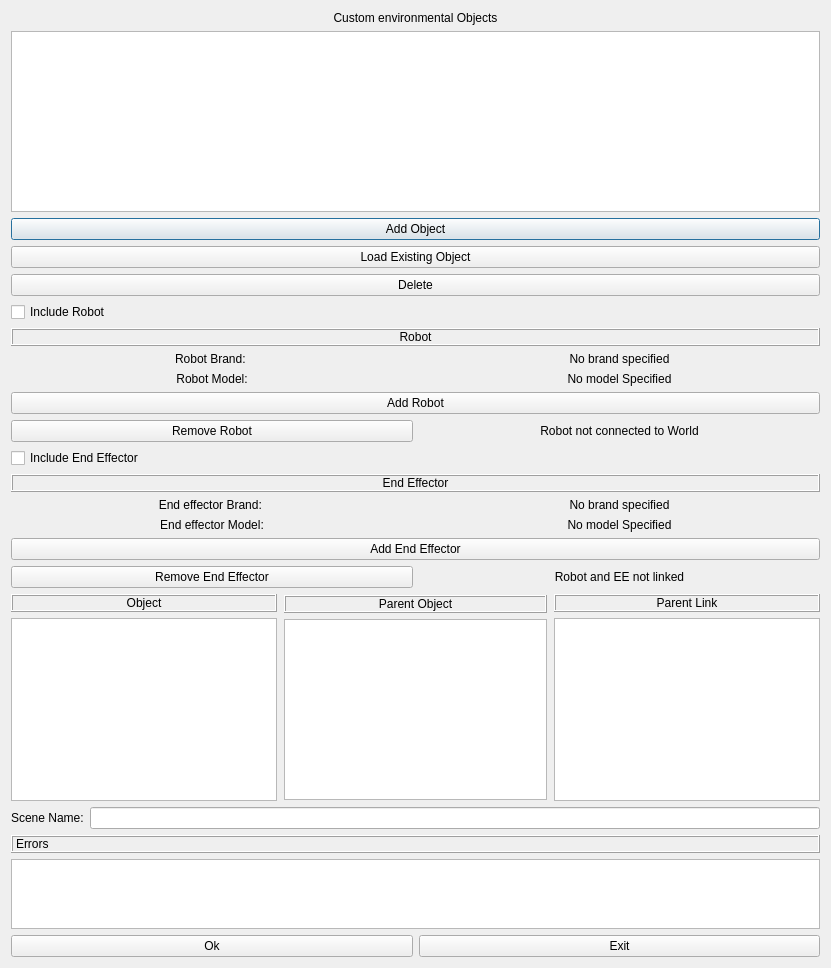
<?xml version="1.0" encoding="UTF-8"?>
<ui version="4.0">
 <class>AddScene</class>
 <widget class="QDialog" name="AddScene">
  <property name="geometry">
   <rect>
    <x>0</x>
    <y>0</y>
    <width>831</width>
    <height>968</height>
   </rect>
  </property>
  <property name="windowTitle">
   <string>Dialog</string>
  </property>
  <layout class="QVBoxLayout" name="verticalLayout_6">
   <item>
    <layout class="QVBoxLayout" name="verticalLayout_10">
     <item>
      <layout class="QVBoxLayout" name="verticalLayout_2">
       <item>
        <layout class="QVBoxLayout" name="verticalLayout">
         <item>
          <widget class="QLabel" name="environmental_objects_label">
           <property name="text">
            <string>Custom environmental Objects</string>
           </property>
           <property name="alignment">
            <set>Qt::AlignCenter</set>
           </property>
          </widget>
         </item>
         <item>
          <widget class="QListWidget" name="object_list"/>
         </item>
        </layout>
       </item>
       <item>
        <widget class="QPushButton" name="add_object">
         <property name="text">
          <string>Add Object</string>
         </property>
        </widget>
       </item>
       <item>
        <widget class="QPushButton" name="load_object">
         <property name="text">
          <string>Load Existing Object</string>
         </property>
        </widget>
       </item>
       <item>
        <widget class="QPushButton" name="delete_object">
         <property name="text">
          <string>Delete</string>
         </property>
        </widget>
       </item>
      </layout>
     </item>
     <item>
      <layout class="QVBoxLayout" name="verticalLayout_3">
       <item>
        <widget class="QCheckBox" name="include_robot">
         <property name="text">
          <string>Include Robot</string>
         </property>
        </widget>
       </item>
       <item>
        <widget class="QLabel" name="robot_label">
         <property name="frameShape">
          <enum>QFrame::Box</enum>
         </property>
         <property name="frameShadow">
          <enum>QFrame::Raised</enum>
         </property>
         <property name="text">
          <string>Robot</string>
         </property>
         <property name="alignment">
          <set>Qt::AlignCenter</set>
         </property>
        </widget>
       </item>
       <item>
        <layout class="QHBoxLayout" name="horizontalLayout">
         <item>
          <widget class="QLabel" name="robot_brand_label">
           <property name="text">
            <string>Robot Brand: </string>
           </property>
           <property name="alignment">
            <set>Qt::AlignCenter</set>
           </property>
          </widget>
         </item>
         <item>
          <widget class="QLabel" name="robot_brand">
           <property name="text">
            <string>No brand specified</string>
           </property>
           <property name="alignment">
            <set>Qt::AlignCenter</set>
           </property>
          </widget>
         </item>
        </layout>
       </item>
       <item>
        <layout class="QHBoxLayout" name="horizontalLayout_2">
         <item>
          <widget class="QLabel" name="robot_model_label">
           <property name="text">
            <string>Robot Model:</string>
           </property>
           <property name="alignment">
            <set>Qt::AlignCenter</set>
           </property>
          </widget>
         </item>
         <item>
          <widget class="QLabel" name="robot_model">
           <property name="text">
            <string>No model Specified</string>
           </property>
           <property name="alignment">
            <set>Qt::AlignCenter</set>
           </property>
          </widget>
         </item>
        </layout>
       </item>
       <item>
        <widget class="QPushButton" name="add_robot">
         <property name="text">
          <string>Add Robot</string>
         </property>
        </widget>
       </item>
       <item>
        <layout class="QHBoxLayout" name="horizontalLayout_6">
         <item>
          <widget class="QPushButton" name="remove_robot">
           <property name="text">
            <string>Remove Robot</string>
           </property>
          </widget>
         </item>
         <item>
          <widget class="QLabel" name="robot_connected">
           <property name="text">
            <string>Robot not connected to World</string>
           </property>
           <property name="alignment">
            <set>Qt::AlignCenter</set>
           </property>
          </widget>
         </item>
        </layout>
       </item>
      </layout>
     </item>
     <item>
      <layout class="QVBoxLayout" name="verticalLayout_4">
       <item>
        <widget class="QCheckBox" name="include_ee">
         <property name="text">
          <string>Include End Effector</string>
         </property>
        </widget>
       </item>
       <item>
        <widget class="QLabel" name="ee_label">
         <property name="frameShape">
          <enum>QFrame::Box</enum>
         </property>
         <property name="frameShadow">
          <enum>QFrame::Raised</enum>
         </property>
         <property name="text">
          <string>End Effector</string>
         </property>
         <property name="alignment">
          <set>Qt::AlignCenter</set>
         </property>
        </widget>
       </item>
       <item>
        <layout class="QHBoxLayout" name="horizontalLayout_3">
         <item>
          <widget class="QLabel" name="ee_brand_label">
           <property name="text">
            <string>End effector Brand: </string>
           </property>
           <property name="alignment">
            <set>Qt::AlignCenter</set>
           </property>
          </widget>
         </item>
         <item>
          <widget class="QLabel" name="ee_brand">
           <property name="text">
            <string>No brand specified</string>
           </property>
           <property name="alignment">
            <set>Qt::AlignCenter</set>
           </property>
          </widget>
         </item>
        </layout>
       </item>
       <item>
        <layout class="QHBoxLayout" name="horizontalLayout_4">
         <item>
          <widget class="QLabel" name="ee_model_label">
           <property name="text">
            <string>End effector Model:</string>
           </property>
           <property name="alignment">
            <set>Qt::AlignCenter</set>
           </property>
          </widget>
         </item>
         <item>
          <widget class="QLabel" name="ee_model">
           <property name="text">
            <string>No model Specified</string>
           </property>
           <property name="alignment">
            <set>Qt::AlignCenter</set>
           </property>
          </widget>
         </item>
        </layout>
       </item>
       <item>
        <widget class="QPushButton" name="add_ee">
         <property name="text">
          <string>Add End Effector</string>
         </property>
        </widget>
       </item>
       <item>
        <layout class="QHBoxLayout" name="horizontalLayout_5">
         <item>
          <widget class="QPushButton" name="remove_ee">
           <property name="text">
            <string>Remove End Effector</string>
           </property>
          </widget>
         </item>
         <item>
          <widget class="QLabel" name="robot_ee_check">
           <property name="text">
            <string>Robot and EE not linked</string>
           </property>
           <property name="alignment">
            <set>Qt::AlignCenter</set>
           </property>
          </widget>
         </item>
        </layout>
       </item>
      </layout>
     </item>
     <item>
      <layout class="QHBoxLayout" name="horizontalLayout_7">
       <item>
        <layout class="QVBoxLayout" name="verticalLayout_5">
         <item>
          <widget class="QLabel" name="object_label">
           <property name="maximumSize">
            <size>
             <width>16777215</width>
             <height>30</height>
            </size>
           </property>
           <property name="frameShape">
            <enum>QFrame::Box</enum>
           </property>
           <property name="frameShadow">
            <enum>QFrame::Raised</enum>
           </property>
           <property name="text">
            <string>Object</string>
           </property>
           <property name="alignment">
            <set>Qt::AlignCenter</set>
           </property>
          </widget>
         </item>
         <item>
          <widget class="QListWidget" name="object_list_2"/>
         </item>
        </layout>
       </item>
       <item>
        <layout class="QVBoxLayout" name="verticalLayout_8">
         <property name="leftMargin">
          <number>1</number>
         </property>
         <property name="topMargin">
          <number>1</number>
         </property>
         <property name="rightMargin">
          <number>1</number>
         </property>
         <property name="bottomMargin">
          <number>1</number>
         </property>
         <item>
          <widget class="QLabel" name="parent_obj_label">
           <property name="maximumSize">
            <size>
             <width>16777215</width>
             <height>30</height>
            </size>
           </property>
           <property name="frameShape">
            <enum>QFrame::Box</enum>
           </property>
           <property name="frameShadow">
            <enum>QFrame::Raised</enum>
           </property>
           <property name="text">
            <string>Parent Object</string>
           </property>
           <property name="alignment">
            <set>Qt::AlignCenter</set>
           </property>
          </widget>
         </item>
         <item>
          <widget class="QListWidget" name="parent_obj"/>
         </item>
        </layout>
       </item>
       <item>
        <layout class="QVBoxLayout" name="verticalLayout_9">
         <item>
          <widget class="QLabel" name="parent_link_label">
           <property name="maximumSize">
            <size>
             <width>16777215</width>
             <height>30</height>
            </size>
           </property>
           <property name="frameShape">
            <enum>QFrame::Box</enum>
           </property>
           <property name="frameShadow">
            <enum>QFrame::Raised</enum>
           </property>
           <property name="text">
            <string>Parent Link</string>
           </property>
           <property name="alignment">
            <set>Qt::AlignCenter</set>
           </property>
          </widget>
         </item>
         <item>
          <widget class="QListWidget" name="parent_link"/>
         </item>
        </layout>
       </item>
      </layout>
     </item>
     <item>
      <layout class="QHBoxLayout" name="horizontalLayout_9">
       <item>
        <widget class="QLabel" name="scene_name_label">
         <property name="text">
          <string>Scene Name:</string>
         </property>
        </widget>
       </item>
       <item>
        <widget class="QLineEdit" name="scene_name"/>
       </item>
      </layout>
     </item>
     <item>
      <widget class="QLabel" name="ext_joint_errors">
       <property name="frameShape">
        <enum>QFrame::Box</enum>
       </property>
       <property name="frameShadow">
        <enum>QFrame::Raised</enum>
       </property>
       <property name="text">
        <string>Errors</string>
       </property>
      </widget>
     </item>
     <item>
      <widget class="QTextBrowser" name="scene_errors">
       <property name="maximumSize">
        <size>
         <width>16777215</width>
         <height>80</height>
        </size>
       </property>
      </widget>
     </item>
     <item>
      <layout class="QHBoxLayout" name="horizontalLayout_8">
       <item>
        <widget class="QPushButton" name="ok">
         <property name="text">
          <string>Ok</string>
         </property>
        </widget>
       </item>
       <item>
        <widget class="QPushButton" name="exit">
         <property name="text">
          <string>Exit</string>
         </property>
        </widget>
       </item>
      </layout>
     </item>
    </layout>
   </item>
  </layout>
 </widget>
 <resources/>
 <connections/>
</ui>
